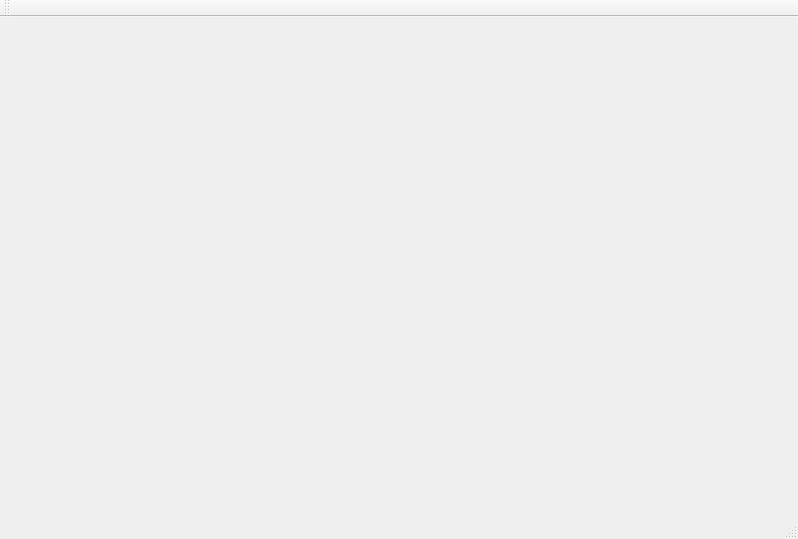
<?xml version="1.0" encoding="UTF-8"?>
<ui version="4.0">
 <class>MainWindow</class>
 <widget class="QMainWindow" name="MainWindow">
  <property name="geometry">
   <rect>
    <x>0</x>
    <y>0</y>
    <width>798</width>
    <height>539</height>
   </rect>
  </property>
  <property name="windowTitle">
   <string>MainWindow</string>
  </property>
  <widget class="QWidget" name="centralWidget">
   <widget class="QWidget" name="widget" native="true">
    <property name="geometry">
     <rect>
      <x>10</x>
      <y>10</y>
      <width>771</width>
      <height>471</height>
     </rect>
    </property>
   </widget>
  </widget>
  <widget class="QMenuBar" name="menuBar">
   <property name="geometry">
    <rect>
     <x>0</x>
     <y>0</y>
     <width>798</width>
     <height>19</height>
    </rect>
   </property>
  </widget>
  <widget class="QToolBar" name="mainToolBar">
   <attribute name="toolBarArea">
    <enum>TopToolBarArea</enum>
   </attribute>
   <attribute name="toolBarBreak">
    <bool>false</bool>
   </attribute>
  </widget>
  <widget class="QStatusBar" name="statusBar"/>
 </widget>
 <layoutdefault spacing="6" margin="11"/>
 <resources/>
 <connections/>
</ui>
